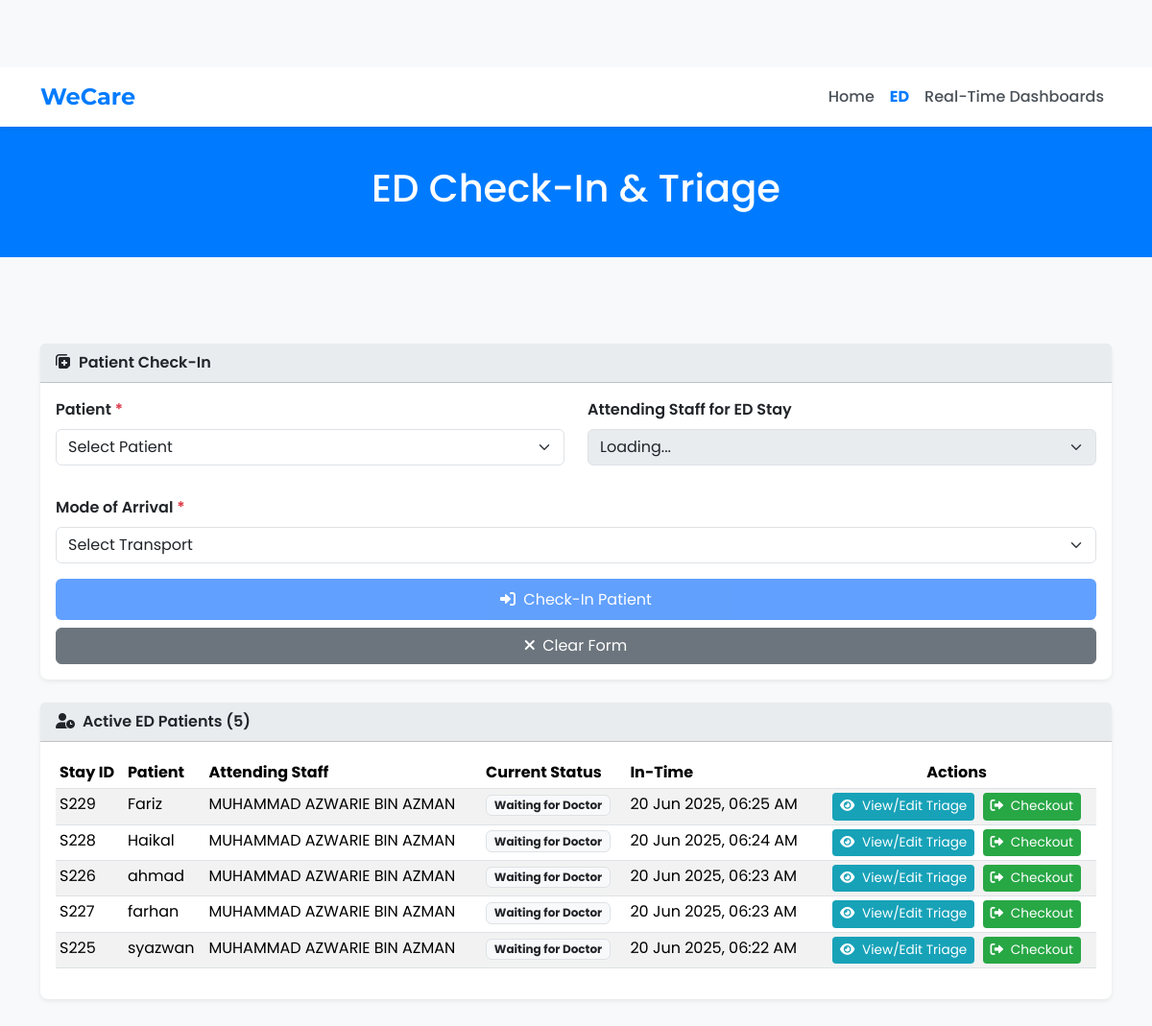
Screenshot of /admission/doctor/manage_edstay.php?staffid=A00001 with the database file from the repository.
### tables this page shows
CREATE TABLE `edstays` (
  `StayID` varchar(12) NOT NULL,
  `Intime` timestamp NOT NULL DEFAULT current_timestamp(),
  `Outime` timestamp NULL DEFAULT NULL,
  `Arrival_transport` varchar(50) NOT NULL,
  `Status` varchar(50) DEFAULT 'Waiting for Triage',
  `Disposition` varchar(100) NOT NULL,
  `PatientID` varchar(12) NOT NULL,
  `StaffID` varchar(12) NOT NULL,
  PRIMARY KEY (`StayID`),
  KEY `PatientID` (`PatientID`),
  KEY `StaffID` (`StaffID`),
  CONSTRAINT `edstays_ibfk_1` FOREIGN KEY (`PatientID`) REFERENCES `patients` (`PatientID`),
  CONSTRAINT `edstays_ibfk_2` FOREIGN KEY (`StaffID`) REFERENCES `staff` (`StaffID`)
);

CREATE TABLE `patients` (
  `PatientID` varchar(12) NOT NULL,
  `PatientName` varchar(100) NOT NULL,
  `Gender` varchar(50) NOT NULL,
  `Race` varchar(50) NOT NULL,
  `Phone_Number` varchar(15) NOT NULL,
  `Address` text NOT NULL,
  `Email` varchar(100) NOT NULL,
  `RegistrationTimestamp` datetime NOT NULL DEFAULT current_timestamp(),
  PRIMARY KEY (`PatientID`),
  UNIQUE KEY `email` (`Email`)
);

CREATE TABLE `staff` (
  `StaffID` varchar(12) NOT NULL,
  `Name` varchar(255) NOT NULL,
  `IC` varchar(15) NOT NULL,
  `Gender` varchar(15) NOT NULL,
  `PhoneNo` varchar(15) NOT NULL,
  `Address` varchar(255) NOT NULL,
  `Role` varchar(50) NOT NULL,
  `Status` varchar(20) DEFAULT 'Available',
  `Email` varchar(100) NOT NULL,
  `Username` varchar(100) NOT NULL,
  `Password` varchar(255) NOT NULL,
  `DepartmentID` varchar(12) NOT NULL,
  PRIMARY KEY (`StaffID`),
  UNIQUE KEY `IC` (`IC`),
  UNIQUE KEY `PhoneNo` (`PhoneNo`),
  UNIQUE KEY `Email` (`Email`),
  UNIQUE KEY `Username` (`Username`),
  KEY `DepartmentID` (`DepartmentID`),
  CONSTRAINT `STAFF_ibfk_1` FOREIGN KEY (`DepartmentID`) REFERENCES `department` (`DepartmentID`) ON DELETE CASCADE
);

CREATE TABLE `edstays_triage` (
  `StayID` varchar(12) NOT NULL,
  `TriageID` varchar(12) NOT NULL,
  `ChiefComplaint` varchar(100) NOT NULL,
  PRIMARY KEY (`StayID`,`TriageID`),
  KEY `TriageID` (`TriageID`),
  KEY `StayID` (`StayID`),
  CONSTRAINT `edstays_triage_ibfk_1` FOREIGN KEY (`StayID`) REFERENCES `edstays` (`StayID`),
  CONSTRAINT `edstays_triage_ibfk_2` FOREIGN KEY (`TriageID`) REFERENCES `triage` (`TriageID`)
);

### admission/doctor/manage_edstay.php (the view, shortened to what this page needs)
<?php
include 'connection.php';
$loggedInStaffID_Session = $_SESSION['staffid'] ?? null;
$staffIDFromURL = $_GET['staffid'] ?? null;
$staffIdForPageContext = $staffIDFromURL ?? $loggedInStaffID_Session;
$current_page = basename($_SERVER['PHP_SELF']);
function addStaffIdToLink($url, $staffIdParam) {
    if ($staffIdParam !== null && $staffIdParam !== '') {
        $separator = (strpos($url, '?') === false) ? '?' : '&';
        return $url . $separator . 'staffid=' . urlencode($staffIdParam);
    }
    return $url;
}
$itemsPerPage_ed = 10; $page_ed = isset($_GET['page_ed']) && (int)$_GET['page_ed'] > 0 ? (int)$_GET['page_ed'] : 1; $offset_ed = ($page_ed - 1) * $itemsPerPage_ed;
$activeEDStaysData = []; $totalPages_ed = 0; $fetch_error_ed = null;
try {
    $totalActiveEDStaysQuery = "SELECT COUNT(*) AS total FROM edstays WHERE Outime IS NULL";
    $totalResult_ed = $conn->query($totalActiveEDStaysQuery); if ($totalResult_ed) { $totalActiveEDStays = $totalResult_ed->fetch_assoc()['total']; $totalPages_ed = ceil($totalActiveEDStays / $itemsPerPage_ed); $totalResult_ed->free(); } else { throw new Exception("Count active stays: " . $conn->error); }
    $edStaysQuery = "SELECT es.StayID, es.Intime, es.PatientID, p.PatientName, es.StaffID AS AttendingStaffID_edstays, s_attending.Name AS AttendingStaffName, es.Status AS EDStatus, es.Arrival_transport AS StayArrivalTransport, et.TriageID, et.ChiefComplaint, t.Temperature, t.Heartrate, t.Resprate, t.O2sat, t.SBP, t.DBP, t.Pain, t.Acuity FROM edstays es JOIN patients p ON es.PatientID = p.PatientID LEFT JOIN staff s_attending ON es.StaffID = s_attending.StaffID LEFT JOIN edstays_triage et ON es.StayID = et.StayID LEFT JOIN triage t ON et.TriageID = t.TriageID WHERE es.Outime IS NULL ORDER BY es.Intime DESC LIMIT ? OFFSET ?";
    $stmt_edstays = $conn->prepare($edStaysQuery); if ($stmt_edstays === false) throw new Exception("Prep Fetch Stays: " . $conn->error);
    $stmt_edstays->bind_param("ii", $itemsPerPage_ed, $offset_ed);
    if (!$stmt_edstays->execute()) throw new Exception("Exec Fetch Stays: " . $stmt_edstays->error);
    $result_edstays = $stmt_edstays->get_result(); if ($result_edstays) { $activeEDStaysData = $result_edstays->fetch_all(MYSQLI_ASSOC); $result_edstays->free(); } else { throw new Exception("Get result Fetch Stays: " . $stmt_edstays->error); }
} catch (Exception $e) { $fetch_error_ed = "Error fetching ED Stay list: " . $e->getMessage(); error_log($fetch_error_ed); }
?>
<!DOCTYPE html>
<html lang="en">
<head>
    <link href="https://cdn.jsdelivr.net/npm/bootstrap@5.3.3/dist/css/bootstrap.min.css" rel="stylesheet"> <link href="https://cdnjs.cloudflare.com/ajax/libs/font-awesome/6.0.0-beta3/css/all.min.css" rel="stylesheet">
</head>
<body>
    <nav class="navbar navbar-expand-lg navbar-light">
        <div class="container">
       <a class="navbar-brand" href="<?php echo addStaffIdToLink('http://localhost/dss/staff/admin/AdminLandingPage.php', $staffIdForPageContext);  ?>">WeCare</a>
            <div class="collapse navbar-collapse" id="navbarNav">
                <ul class="navbar-nav ms-auto">
                    <li class="nav-item <?php echo ($current_page == 'index.php') ? 'active' : ''; ?>">
                        <a class="nav-link" href="<?php echo addStaffIdToLink('index.php', $staffIdForPageContext); ?>">Home</a>
                    </li>
                    <li class="nav-item <?php echo ($current_page == 'manage_edstay.php') ? 'active' : ''; ?>">
                        <a class="nav-link" href="<?php echo addStaffIdToLink('manage_edstay.php', $staffIdForPageContext); ?>">ED</a>
                    </li>
                    <li class="nav-item <?php echo ($current_page == 'dashboard.php') ? 'active' : ''; ?>">
                        <a class="nav-link" href="<?php echo addStaffIdToLink('dashboard.php', $staffIdForPageContext); ?>">Real-Time Dashboards</a>
                    </li>
                </ul>
            </div>
        </div>
    </nav>
    <div class="hero-section"><h1>ED Check-In & Triage</h1></div>
    <div class="container mt-4 mb-5">
        <div id="messageArea" style="min-height: 60px;">
        </div>
        <div class="card" id="edStayFormCard">
            <div class="card-header"><i class="fas fa-notes-medical me-2"></i><span id="formTitle">Patient Check-In</span></div>
            <div class="card-body">
                <form method="POST" action="<?php echo addStaffIdToLink(htmlspecialchars($_SERVER['PHP_SELF']), $staffIdForPageContext); ?>" id="edStayForm">
                    <div class="row">
                        <div class="col-md-6 mb-3">
                            <label for="patient_id_fk_form" class="form-label">Patient <span class="text-danger">*</span></label>
                            <select name="patient_id_fk_form" id="patient_id_fk_form" class="form-select" required>
                                <option value="">Select Patient</option>
                            </select>
                        </div>
                        <div class="col-md-6 mb-3">
                            <div id="attending_staff_container_checkin">
                                <label for="staff_id_fk_form" class="form-label">Attending Staff for ED Stay</label>
                                <select name="staff_id_fk_form" id="staff_id_fk_form" class="form-select" required disabled>
                                    <option value="">Loading...</option>
                                </select>
                            </div>
                        </div>
                    </div>
                    <div class="mb-3" id="arrival_transport_container">
                       <label for="arrival_transport_edstay" class="form-label">Mode of Arrival <span class="text-danger">*</span></label>
                        <select class="form-select" name="arrival_transport_edstay" id="arrival_transport_edstay" required>
                            <option value="">Select Transport</option>
                        </select>
                   </div>
                    <button type="submit" class="btn-submit btn btn-primary w-100" id="submitBtnEDStay"><i class="fas fa-sign-in-alt me-1"></i> <span id="submitBtnTextEDStay">Check-In Patient</span></button>
                    <button type="button" class="btn btn-secondary mt-2 w-100" onclick="resetToCheckInMode()"><i class="fas fa-times me-1"></i> Clear Form</button>
                </form>
            </div>
        </div>
        <div class="card mt-4">
            <div class="card-header"><i class="fas fa-user-clock me-2"></i>Active ED Patients (<span id="activePatientCount"><?php echo $totalActiveEDStays ?? 0; ?></span>)</div>
            <div class="card-body">
                <div class="table-responsive">
                    <table class="table table-striped table-hover table-sm">
                        <thead><tr><th>Stay ID</th><th>Patient</th><th>Attending Staff</th><th>Current Status</th><th>In-Time</th><th class="text-center">Actions</th></tr></thead>
                        <tbody>
                            <?php if (!empty($activeEDStaysData)): ?>
                                <?php foreach ($activeEDStaysData as $stay):
                                    $hasTriage = !empty($stay['TriageID']);
                                ?>
                                <tr>
                                    <td><?php echo htmlspecialchars($stay['StayID']); ?></td>
                                    <td><?php echo htmlspecialchars($stay['PatientName'] ?? 'N/A'); ?></td>
                                    <td><?php echo htmlspecialchars($stay['AttendingStaffName'] ?? 'N/A'); ?></td>
                                    <td><span class="badge bg-light text-dark border"><?php echo htmlspecialchars($stay['EDStatus'] ?? 'N/A'); ?></span></td>
                                    <td><?php echo !empty($stay['Intime']) ? htmlspecialchars(date('d M Y, h:i A', strtotime($stay['Intime']))) : 'N/A'; ?></td>
                                    <td class="text-center">
                                        <?php
                                            $button_class = $hasTriage ? 'btn-secondary' : 'btn-info';
                                            $button_icon = $hasTriage ? 'fa-eye' : 'fa-file-medical-alt';
                                            $button_text = $hasTriage ? 'View/Edit Triage' : 'Add Triage';
                                            $button_title = $hasTriage ? 'View or Edit Existing Triage Data' : 'Add New Triage Data';
                                            if (in_array($stay['EDStatus'], ['Waiting for Triage', 'Waiting for Doctor', 'Doctor Assessment', 'Awaiting Disposition'])) :
                                        ?>
                                            <button class='triage-btn btn btn-sm <?php echo $button_class; ?> me-1'
                                                data-bs-toggle="modal" data-bs-target="#triageModal"
                                                data-stay-data='<?php echo htmlspecialchars(json_encode($stay), ENT_QUOTES, 'UTF-8'); ?>'
                                                onclick="prepareTriageModal(this)"
                                                title="<?php echo $button_title; ?>">
                                                <i class="fas <?php echo $button_icon; ?>"></i> <?php echo $button_text; ?>
                                            </button>
                                        <?php endif; ?>
                                        <?php if (!in_array($stay['EDStatus'], ['Completed'])): ?>
                                            <button class='checkout-btn btn btn-sm'
                                                data-stay='<?php echo htmlspecialchars(json_encode($stay), ENT_QUOTES, 'UTF-8'); ?>'
                                                onclick='prepareCheckout(JSON.parse(this.getAttribute("data-stay"))); return false;'
                                                title="Set Disposition & Checkout">
                                                <i class='fas fa-sign-out-alt'></i> Checkout
                                            </button>
                                        <?php endif; ?>
                                    </td>
                                </tr>
                                <?php endforeach; ?>
                            <?php else: ?>
                                <tr><td colspan="6" class="text-center text-muted">No active ED patients.</td></tr>
                            <?php endif; ?>
                        </tbody>
                    </table>
                </div>
            </div>
        </div>
    </div>
</body>
</html>

### admission/doctor/manage_edstay.php (style rules this page uses)
:root { --primary-color: #007bff; --background-color: #f8f9fa; }
body { font-family: 'Poppins', sans-serif; padding-top: 70px; background-color: var(--background-color); }
.navbar { position: sticky; top: 0; z-index: 1030; background-color: white !important; box-shadow: 0 4px 6px rgba(0, 0, 0, 0.05); }
.navbar-brand { font-family: 'Montserrat', sans-serif; font-size: 1.5rem; font-weight: 700; color: var(--primary-color) !important; }
.nav-link { color: #495057 !important; font-weight: 500; }
.nav-item.active .nav-link { color: var(--primary-color) !important; font-weight: 700 !important; }
.hero-section { background-color: var(--primary-color); color: white; padding: 40px 0; text-align: center; margin-bottom: 30px; }
.card { border: none; border-radius: 8px; box-shadow: 0 2px 5px rgba(0,0,0,0.07); margin-bottom: 20px; }
.card-header { background-color: #e9ecef; font-weight: 600; }
.form-label { font-weight: 600; }
.form-control, .form-select { margin-bottom: 1rem; }
.btn-submit { color: white; border: none; padding: 0.6rem 1.5rem; width: 100%; }
.checkout-btn, .triage-btn { color:white; border: none; font-size: 0.85rem; padding: 0.25rem 0.5rem; }
.checkout-btn { background-color: #28a745; }
.triage-btn { background-color: #17a2b8; }
.checkout-btn i, .triage-btn i { margin-right: 4px; }
.table th, .table td { white-space: nowrap; }
select:disabled { background-color: #e9ecef; }
.navbar .nav-item.active .nav-link { color: var(--primary-color) !important; font-weight: bold !important; }

### rows the page displays
edstays: StayID "S229", PatientID.PatientName "Fariz", StaffID.Name "MUHAMMAD AZWARIE BIN AZMAN", Status "Waiting for Doctor", Intime "20 Jun 2025, 06:25 AM", edstays_triage.TriageID "View/Edit Triage"
edstays: StayID "S228", PatientID.PatientName "Haikal", StaffID.Name "MUHAMMAD AZWARIE BIN AZMAN", Status "Waiting for Doctor", Intime "20 Jun 2025, 06:24 AM", edstays_triage.TriageID "View/Edit Triage"
edstays: StayID "S226", PatientID.PatientName "ahmad", StaffID.Name "MUHAMMAD AZWARIE BIN AZMAN", Status "Waiting for Doctor", Intime "20 Jun 2025, 06:23 AM", edstays_triage.TriageID "View/Edit Triage"
edstays: StayID "S227", PatientID.PatientName "farhan", StaffID.Name "MUHAMMAD AZWARIE BIN AZMAN", Status "Waiting for Doctor", Intime "20 Jun 2025, 06:23 AM", edstays_triage.TriageID "View/Edit Triage"
edstays: StayID "S225", PatientID.PatientName "syazwan", StaffID.Name "MUHAMMAD AZWARIE BIN AZMAN", Status "Waiting for Doctor", Intime "20 Jun 2025, 06:22 AM", edstays_triage.TriageID "View/Edit Triage"

### other values shown
$totalActiveEDStays "5"
